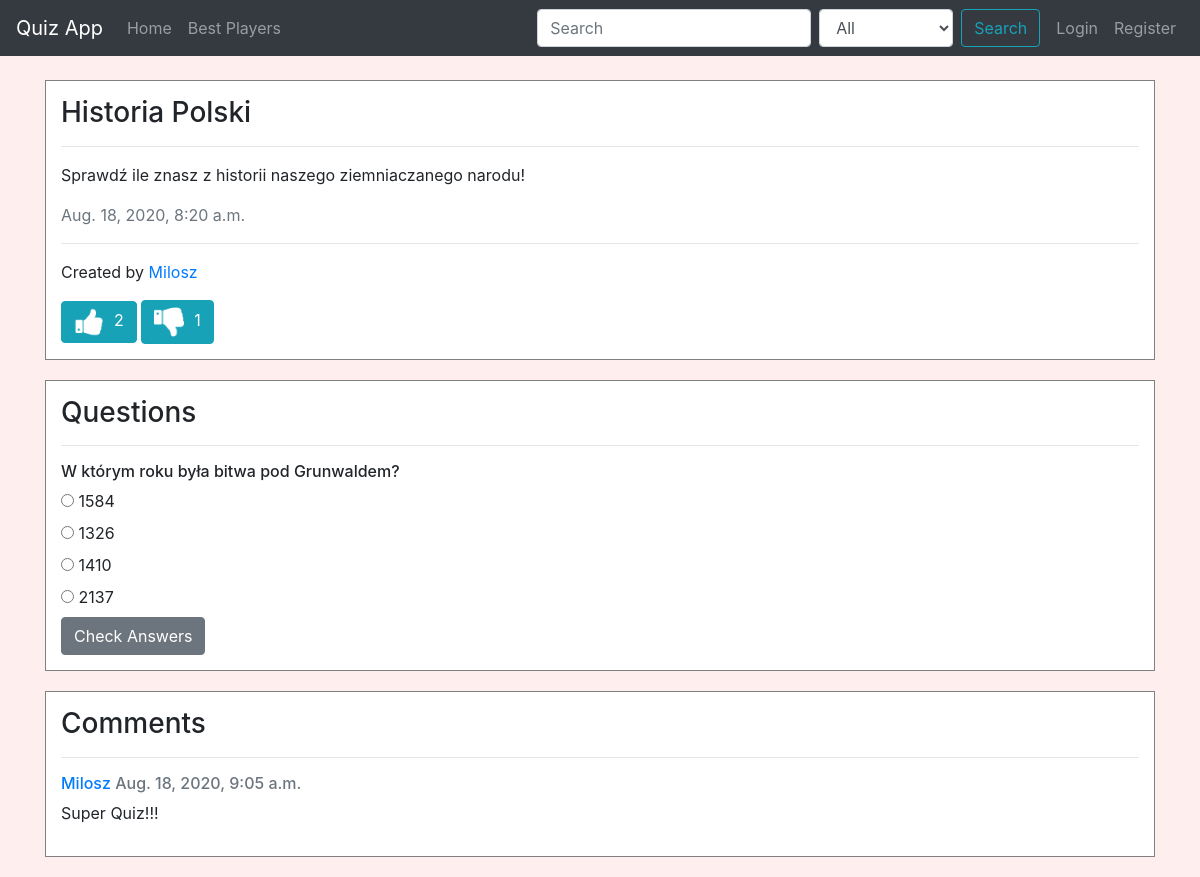
/quiz/25, run on an earlier commit of the app's database.
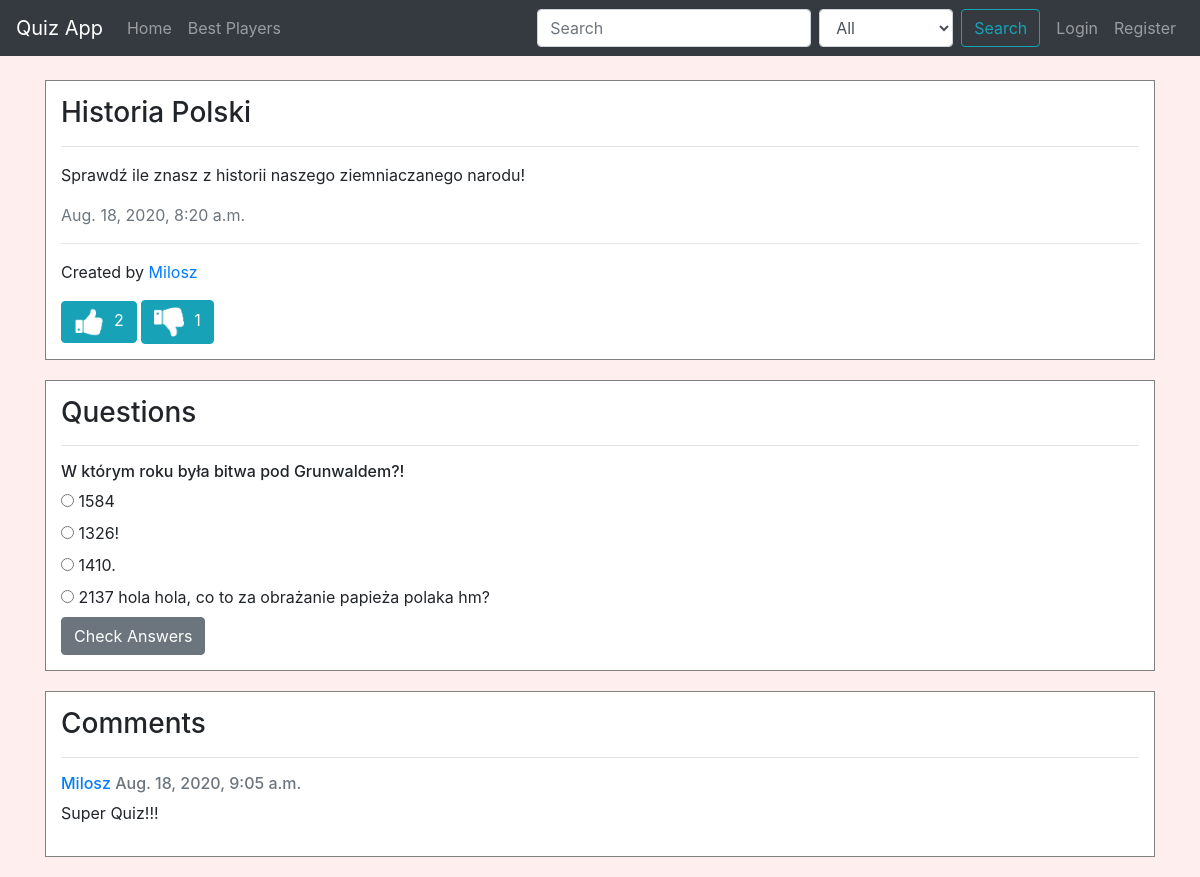
And on a later commit of the database.
### quiz/models.py (models this page shows, shortened)
class Quiz(models.Model):
	title = models.CharField(max_length=100)
	description = models.TextField()
	author = models.ForeignKey(User, on_delete=models.CASCADE, related_name='quizzes')
	category = models.ForeignKey(Category, on_delete=models.SET_NULL, null=True, related_name='quizzes')
	date_created = models.DateTimeField(default=now)
	likes = models.ManyToManyField(User, related_name='liked_quizzes')
	dislikes = models.ManyToManyField(User, related_name='disliked_quizzes')
	class Meta:
		verbose_name_plural = 'Quizzes'

class Question(models.Model):
	question = models.CharField(max_length=100)
	quiz = models.ForeignKey(Quiz, on_delete=models.CASCADE, related_name='questions')

class Answer(models.Model):
	answer = models.CharField(max_length=100)
	is_correct = models.BooleanField()
	question = models.ForeignKey(Question, on_delete=models.CASCADE, related_name='answers')

class Comment(models.Model):
	user = models.ForeignKey(User, on_delete=models.CASCADE, related_name='comments')
	quiz = models.ForeignKey(Quiz, on_delete=models.CASCADE, related_name='comments')
	comment = models.CharField(max_length=300)
	date_commented = models.DateTimeField(default=now)

### quiz/views.py (the view, shortened to what this page needs)
# urls.py: path('quiz/<int:pk>', views.quiz_detail, name='detail'),
def quiz_detail(request, pk):
    quiz = Quiz.objects.prefetch_related('questions', 'questions__answers').get(pk=pk)
    form = CommentForm()
    comments = quiz.comments.order_by('-date_commented').all()
    return render(request, 'quiz/quiz_detail.html', dict(quiz=quiz, form=form, comments=comments))

### quiz/forms.py
class CommentForm(forms.ModelForm):
	class Meta:
		model = Comment
		fields = ('comment', )

### quiz/context_processors.py (called while the page is built)
def categories_processor(request):
	categories = Category.objects.all()
	return dict(categories=categories)

### quiz/models.py (called while the page is built)
	def __str__(self):
		return self.name

### quiz/templatetags/shuffle.py (called while the page is built)
@register.filter
def shuffle(arg):
	tmp = list(arg)[:]
	random.shuffle(tmp)
	return tmp

### quiz/templates/quiz/quiz_detail.html (shortened to what this page needs)
{% extends "quiz/base.html" %}
{% load crispy_forms_tags %}
{% load static %}
{% load shuffle %}
{% block content %}
	<div class="quiz">
		<h3>{{ quiz.title }}</h3>
		<hr>
		<p>{{ quiz.description }}</p>
		<p class="text-muted">{{ quiz.date_created }}</p>
		<hr>
		<p>Created by <a href="{% url 'accounts:user_view' quiz.author.id %}">{{ quiz.author.username }}</a></p>
		{% if user in quiz.likes.all %}
			<button class="btn btn-success" id="like"><img src="{% static 'quiz/images/thumb-up.png' %}" class="like-icon"><span id="likes-count">{{ quiz.likes.count }}</span></button>
		{% else %}
			<button class="btn btn-info" id="like"><img src="{% static 'quiz/images/thumb-up.png' %}" class="like-icon"><span id="likes-count">{{ quiz.likes.count }}</span></button>
		{% endif %}
		{% if user in quiz.dislikes.all %}
			<button class="btn btn-success" id="dislike"><img src="{% static 'quiz/images/thumb-down.png' %}" class="like-icon"><span id="dislikes-count">{{ quiz.dislikes.count }}</span></button>
		{% else %}
			<button class="btn btn-info" id="dislike"><img src="{% static 'quiz/images/thumb-down.png' %}" class="like-icon"><span id="dislikes-count">{{ quiz.dislikes.count }}</span></button>
		{% endif %}
	</div>
	<div class="quiz">
		<h3>Questions</h3>
		<hr>
		{% if solved %}
			{% for question_and_answers in solved %}
				<h6>{{ question_and_answers.0 }}</h6>
				<ul>
					{% for answer in question_and_answers.1 %}
						{% if answer.1 %}
							<li style="color: green;">{{ answer.0 }}</li>
						{% elif answer.2 %}
							<li style="color: red;">{{ answer.0 }}</li>
						{% else %}
							<li>{{ answer.0 }}</li>
						{% endif %}
					{% endfor %}
				</ul>
			{% endfor %}
			<h5>Points: {{ points }}/{{ solved|length }}</h5>
		{% else %}
		<form method="POST">
			{% for question in quiz.questions.all %}
				<h6>{{ question.question }}</h6>
				{% for answer in question.answers.all|shuffle %}
					<input type="radio" name="answer{{ question.id }}" id="{{ answer.id }}" value="{{ answer.id }}" required>
					<label for="{{ answer.answer }}">{{ answer.answer }}</label>
					<br>
				{% endfor %}
			{% empty %}
				<h6>This quiz don't have any questions yet!</h6>
			{% endfor %}
			{% if quiz.questions.all %}
				<button type="submit" class="btn btn-secondary">Check Answers</button>
			{% endif %}
		</form>
		{% endif %}
	</div>
	<div class="quiz">
		<h3>Comments</h3>
		<hr>
		{% for comment in comments %}
		<div>
			<h6>
				<a href="{% url 'accounts:user_view' comment.user.id %}">{{ comment.user.username }}</a>
				<span class="text-muted">{{ comment.date_commented }}</span>
			</h6>
			<p>{{ comment.comment }}</p>
		</div>
		{% endfor %}
	</div>
{% endblock content %}

### quiz/templates/quiz/base.html (shortened to what this page needs)
{% load static %}
<!doctype html>
<html lang="en">
  <head>
    <link rel="stylesheet" href="https://stackpath.bootstrapcdn.com/bootstrap/4.5.0/css/bootstrap.min.css">
    <link rel="stylesheet" type="text/css" href="{% static 'quiz/main.css' %}">
  </head>
  <body>
    <nav class="navbar navbar-expand-lg navbar-dark bg-dark">
      <a class="navbar-brand" href="{% url 'quiz:home' %}">Quiz App</a>
      <div class="collapse navbar-collapse" id="navbarNavLeft">
        <ul class="navbar-nav mr-auto">
          <li class="nav-item">
            <a class="nav-link" href="{% url 'quiz:home' %}">Home</a>
          </li>
          <li class="nav-item">
            <a class="nav-link" href="{% url 'accounts:best_players' %}">Best Players</a>
          </li>
        </ul>
        <form class="form-inline my-2 my-lg-0" action="{% url 'quiz:home' %}">
          <input class="form-control mr-sm-2" type="search" placeholder="Search" aria-label="Search" name="q" value="{{ request.GET.q }}">
          <select name="category" class="form-control mr-2">
            {% if request.GET.category == 'All' %}
              <option value="All" selected>All</option>
            {% else %}
              <option value="All">All</option>
            {% endif %}
          </select>
          <button class="btn btn-outline-info my-2 my-sm-0 mr-2" type="submit">Search</button>
        </form>
        <ul class="navbar-nav">
          {% if user.is_authenticated %}
          <li class="nav-item">
            <a class="nav-link" href="{% url 'accounts:logout' %}">Logout</a>
          </li>
          {% else %}
          <li class="nav-item">
            <a class="nav-link" href="{% url 'accounts:login' %}">Login</a>
          </li>
          <li class="nav-item">
            <a class="nav-link" href="{% url 'accounts:register' %}">Register</a>
          </li>
          {% endif %}
        </ul>
      </div>
    </nav>
    <main class="container mt-4">
      {% block content %}{% endblock content %}
    </main>
  </body>
</html>

### quiz/static/quiz/main.css (style rules this page uses)
body { background-color: #feeeee; }
.quiz { border: 1px solid gray; margin: 20px 0; padding: 15px; background-color: white; }
.like-icon { width: 30px; margin-right: 10px; }

What changed in the data, as far as the page shows it:
changed Question: question "W którym roku była bitwa pod Grunwaldem?" → "W którym roku była bitwa pod Grunwaldem?!"
changed Answer (number 2 of 4 on the later page): answer "1326" → "1326!"
changed Answer (number 3 of 4 on the later page): answer "1410" → "1410."
changed Answer: answer "2137" → "2137 hola hola, co to za obrażanie papieża polaka hm?"
